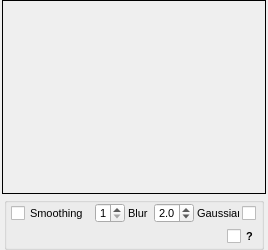
                <widget class="QWidget" name="tab_preBkSmoothing2">
                 <attribute name="title">
                  <string>Early Smoothing</string>
                 </attribute>
                 <layout class="QVBoxLayout" name="verticalLayout_7">
                  <property name="spacing">
                   <number>3</number>
                  </property>
                  <property name="leftMargin">
                   <number>2</number>
                  </property>
                  <property name="topMargin">
                   <number>0</number>
                  </property>
                  <property name="rightMargin">
                   <number>2</number>
                  </property>
                  <property name="bottomMargin">
                   <number>0</number>
                  </property>
                  <item>
                   <widget class="QFrame" name="frame_preBkSmoothingImage2">
                    <property name="enabled">
                     <bool>true</bool>
                    </property>
                    <property name="sizePolicy">
                     <sizepolicy hsizetype="Expanding" vsizetype="Expanding">
                      <horstretch>0</horstretch>
                      <verstretch>0</verstretch>
                     </sizepolicy>
                    </property>
                    <property name="minimumSize">
                     <size>
                      <width>258</width>
                      <height>194</height>
                     </size>
                    </property>
                    <property name="maximumSize">
                     <size>
                      <width>16777215</width>
                      <height>16777215</height>
                     </size>
                    </property>
                    <property name="frameShape">
                     <enum>QFrame::Box</enum>
                    </property>
                    <property name="frameShadow">
                     <enum>QFrame::Plain</enum>
                    </property>
                    <layout class="QHBoxLayout" name="horizontalLayout_preBkSmoothingImage2">
                     <property name="spacing">
                      <number>0</number>
                     </property>
                     <property name="margin">
                      <number>1</number>
                     </property>
                    </layout>
                   </widget>
                  </item>
                  <item>
                   <layout class="QHBoxLayout" name="horizontalLayout_45">
                    <property name="spacing">
                     <number>0</number>
                    </property>
                    <item>
                     <spacer name="horizontalSpacer_74">
                      <property name="orientation">
                       <enum>Qt::Horizontal</enum>
                      </property>
                      <property name="sizeType">
                       <enum>QSizePolicy::Fixed</enum>
                      </property>
                      <property name="sizeHint" stdset="0">
                       <size>
                        <width>2</width>
                        <height>25</height>
                       </size>
                      </property>
                     </spacer>
                    </item>
                    <item>
                     <widget class="QGroupBox" name="groupBox_preBkSmoothing2">
                      <property name="sizePolicy">
                       <sizepolicy hsizetype="Expanding" vsizetype="Fixed">
                        <horstretch>0</horstretch>
                        <verstretch>0</verstretch>
                       </sizepolicy>
                      </property>
                      <property name="minimumSize">
                       <size>
                        <width>0</width>
                        <height>53</height>
                       </size>
                      </property>
                      <property name="maximumSize">
                       <size>
                        <width>16777215</width>
                        <height>53</height>
                       </size>
                      </property>
                      <property name="font">
                       <font>
                        <pointsize>8</pointsize>
                       </font>
                      </property>
                      <property name="title">
                       <string/>
                      </property>
                      <property name="alignment">
                       <set>Qt::AlignCenter</set>
                      </property>
                      <layout class="QVBoxLayout" name="verticalLayout_25">
                       <property name="spacing">
                        <number>2</number>
                       </property>
                       <property name="leftMargin">
                        <number>4</number>
                       </property>
                       <property name="topMargin">
                        <number>0</number>
                       </property>
                       <property name="rightMargin">
                        <number>4</number>
                       </property>
                       <property name="bottomMargin">
                        <number>0</number>
                       </property>
                       <item>
                        <layout class="QHBoxLayout" name="horizontalLayout_46">
                         <property name="spacing">
                          <number>3</number>
                         </property>
                         <item>
                          <widget class="QCheckBox" name="checkBox_preBkSmoothing2">
                           <property name="minimumSize">
                            <size>
                             <width>78</width>
                             <height>20</height>
                            </size>
                           </property>
                           <property name="maximumSize">
                            <size>
                             <width>78</width>
                             <height>20</height>
                            </size>
                           </property>
                           <property name="text">
                            <string>Smoothing</string>
                           </property>
                          </widget>
                         </item>
                         <item>
                          <spacer name="horizontalSpacer_preBkSmoothing2">
                           <property name="orientation">
                            <enum>Qt::Horizontal</enum>
                           </property>
                           <property name="sizeHint" stdset="0">
                            <size>
                             <width>3</width>
                             <height>20</height>
                            </size>
                           </property>
                          </spacer>
                         </item>
                         <item>
                          <widget class="QSpinBox" name="spinBox_preBkSmoothingKernel2">
                           <property name="minimumSize">
                            <size>
                             <width>30</width>
                             <height>20</height>
                            </size>
                           </property>
                           <property name="maximumSize">
                            <size>
                             <width>30</width>
                             <height>20</height>
                            </size>
                           </property>
                           <property name="font">
                            <font>
                             <weight>50</weight>
                             <bold>false</bold>
                            </font>
                           </property>
                           <property name="minimum">
                            <number>1</number>
                           </property>
                           <property name="maximum">
                            <number>8</number>
                           </property>
                          </widget>
                         </item>
                         <item>
                          <widget class="QLabel" name="label_preBkSmoothingKernel2">
                           <property name="minimumSize">
                            <size>
                             <width>20</width>
                             <height>20</height>
                            </size>
                           </property>
                           <property name="maximumSize">
                            <size>
                             <width>20</width>
                             <height>20</height>
                            </size>
                           </property>
                           <property name="font">
                            <font>
                             <family>MS Shell Dlg 2</family>
                             <pointsize>8</pointsize>
                            </font>
                           </property>
                           <property name="text">
                            <string>Blur</string>
                           </property>
                           <property name="alignment">
                            <set>Qt::AlignLeading|Qt::AlignLeft|Qt::AlignVCenter</set>
                           </property>
                          </widget>
                         </item>
                         <item>
                          <spacer name="horizontalSpacer_61">
                           <property name="orientation">
                            <enum>Qt::Horizontal</enum>
                           </property>
                           <property name="sizeHint" stdset="0">
                            <size>
                             <width>3</width>
                             <height>20</height>
                            </size>
                           </property>
                          </spacer>
                         </item>
                         <item>
                          <widget class="QDoubleSpinBox" name="doubleSpinBox_preBkSmoothingSigma2">
                           <property name="sizePolicy">
                            <sizepolicy hsizetype="Fixed" vsizetype="Fixed">
                             <horstretch>0</horstretch>
                             <verstretch>0</verstretch>
                            </sizepolicy>
                           </property>
                           <property name="minimumSize">
                            <size>
                             <width>40</width>
                             <height>20</height>
                            </size>
                           </property>
                           <property name="maximumSize">
                            <size>
                             <width>40</width>
                             <height>20</height>
                            </size>
                           </property>
                           <property name="decimals">
                            <number>1</number>
                           </property>
                           <property name="minimum">
                            <double>0.100000000000000</double>
                           </property>
                           <property name="maximum">
                            <double>4.000000000000000</double>
                           </property>
                           <property name="singleStep">
                            <double>0.100000000000000</double>
                           </property>
                           <property name="value">
                            <double>2.000000000000000</double>
                           </property>
                          </widget>
                         </item>
                         <item>
                          <widget class="QLabel" name="label_preBkSmoothingSigma2">
                           <property name="minimumSize">
                            <size>
                             <width>42</width>
                             <height>20</height>
                            </size>
                           </property>
                           <property name="maximumSize">
                            <size>
                             <width>42</width>
                             <height>20</height>
                            </size>
                           </property>
                           <property name="font">
                            <font>
                             <family>MS Shell Dlg 2</family>
                             <pointsize>8</pointsize>
                            </font>
                           </property>
                           <property name="text">
                            <string>Gaussian</string>
                           </property>
                           <property name="alignment">
                            <set>Qt::AlignLeading|Qt::AlignLeft|Qt::AlignVCenter</set>
                           </property>
                          </widget>
                         </item>
                         <item>
                          <widget class="QCheckBox" name="checkBox_gaussianPreBkSmoothing2">
                           <property name="sizePolicy">
                            <sizepolicy hsizetype="Fixed" vsizetype="Fixed">
                             <horstretch>0</horstretch>
                             <verstretch>0</verstretch>
                            </sizepolicy>
                           </property>
                           <property name="minimumSize">
                            <size>
                             <width>15</width>
                             <height>20</height>
                            </size>
                           </property>
                           <property name="maximumSize">
                            <size>
                             <width>15</width>
                             <height>20</height>
                            </size>
                           </property>
                           <property name="text">
                            <string/>
                           </property>
                          </widget>
                         </item>
                        </layout>
                       </item>
                       <item>
                        <layout class="QHBoxLayout" name="horizontalLayout_40">
                         <property name="spacing">
                          <number>4</number>
                         </property>
                         <item>
                          <spacer name="horizontalSpacer_54">
                           <property name="orientation">
                            <enum>Qt::Horizontal</enum>
                           </property>
                           <property name="sizeHint" stdset="0">
                            <size>
                             <width>2</width>
                             <height>48</height>
                            </size>
                           </property>
                          </spacer>
                         </item>
                         <item>
                          <widget class="QCheckBox" name="checkBox_preBkSmoothingHelp2">
                           <property name="sizePolicy">
                            <sizepolicy hsizetype="Fixed" vsizetype="Fixed">
                             <horstretch>0</horstretch>
                             <verstretch>0</verstretch>
                            </sizepolicy>
                           </property>
                           <property name="minimumSize">
                            <size>
                             <width>30</width>
                             <height>20</height>
                            </size>
                           </property>
                           <property name="maximumSize">
                            <size>
                             <width>30</width>
                             <height>20</height>
                            </size>
                           </property>
                           <property name="font">
                            <font>
                             <weight>75</weight>
                             <bold>true</bold>
                            </font>
                           </property>
                           <property name="text">
                            <string>?</string>
                           </property>
                          </widget>
                         </item>
                        </layout>
                       </item>
                      </layout>
                     </widget>
                    </item>
                    <item>
                     <spacer name="horizontalSpacer_75">
                      <property name="orientation">
                       <enum>Qt::Horizontal</enum>
                      </property>
                      <property name="sizeType">
                       <enum>QSizePolicy::Fixed</enum>
                      </property>
                      <property name="sizeHint" stdset="0">
                       <size>
                        <width>2</width>
                        <height>25</height>
                       </size>
                      </property>
                     </spacer>
                    </item>
                   </layout>
                  </item>
                 </layout>
                </widget>
